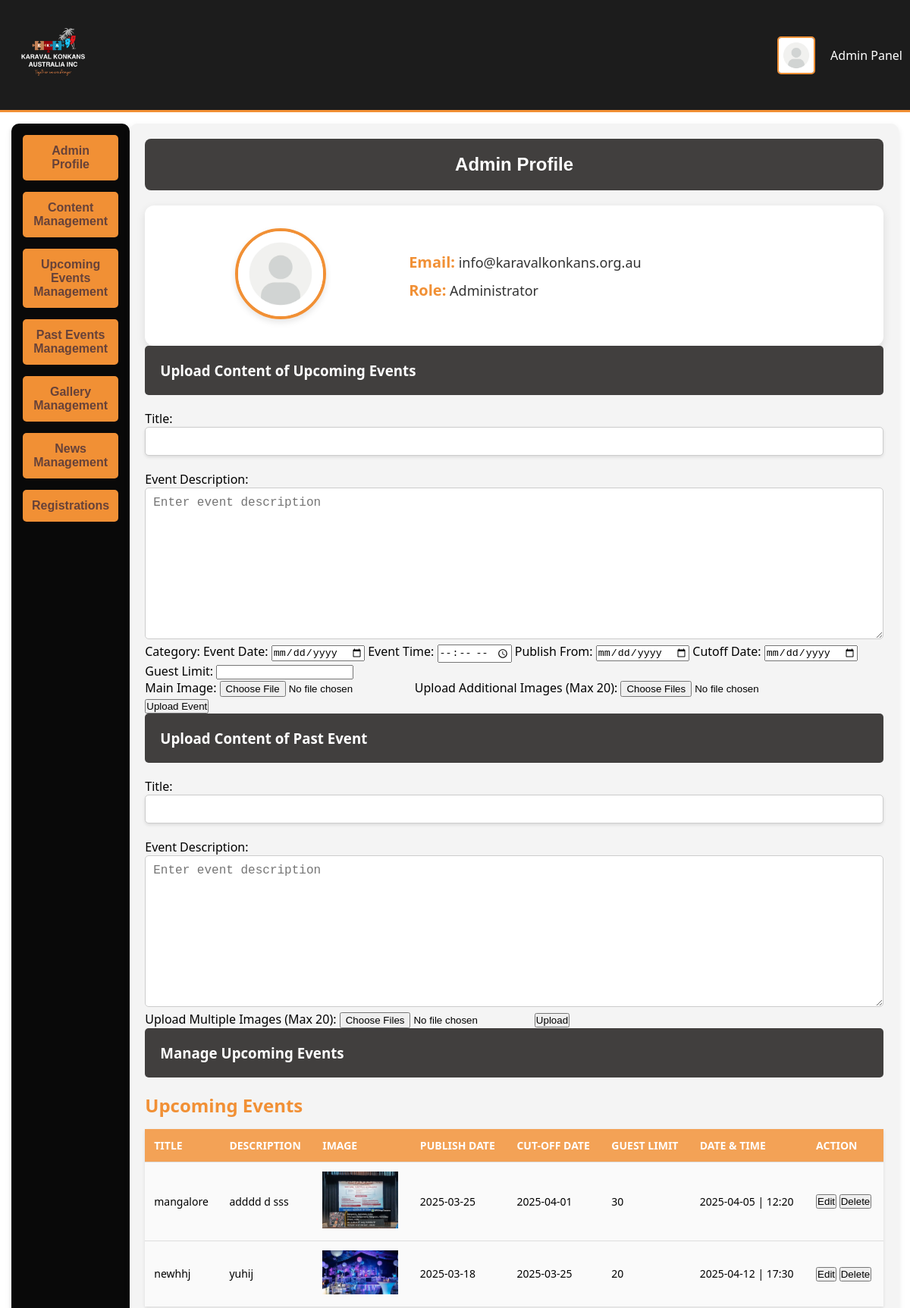
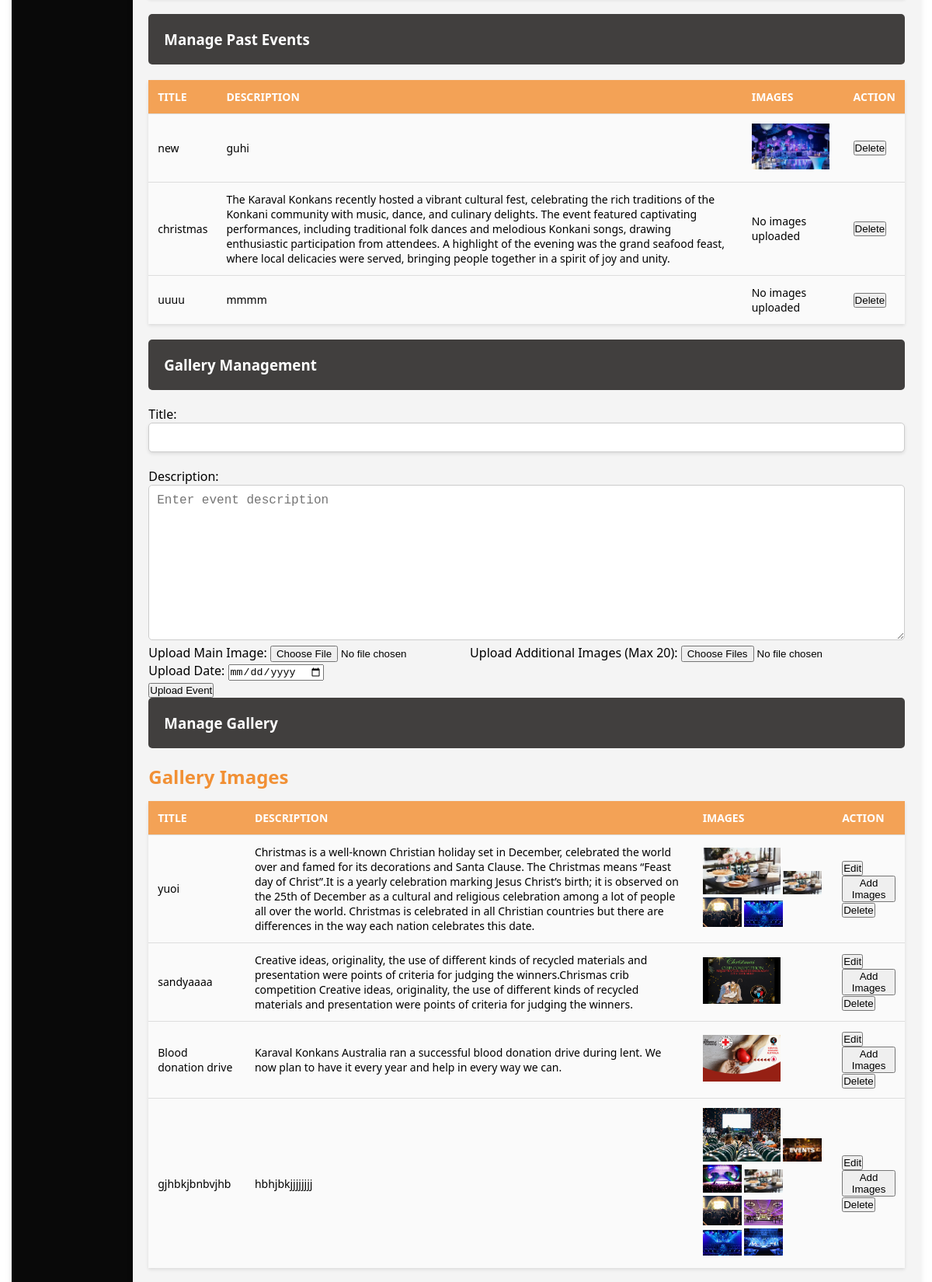
Screenshot of /admin (signed in, upper part) with the database file from the repository (2 pictures, top to bottom).
### tables this page shows
CREATE TABLE events (
        event_id INTEGER PRIMARY KEY AUTOINCREMENT,
        title TEXT NOT NULL,
        description TEXT,
        file_path TEXT NOT NULL,
        category TEXT CHECK(category IN ('upcoming', 'past')) NOT NULL,
        uploaded_at TIMESTAMP DEFAULT CURRENT_TIMESTAMP
    , date TEXT, time TEXT, publish_date_from TEXT, cutoff_date TEXT, guest_limit INTEGER, extra_images TEXT);

CREATE TABLE gallery (
    id INTEGER PRIMARY KEY AUTOINCREMENT,
    title TEXT NOT NULL,
    description TEXT NOT NULL,
    file_path TEXT NOT NULL
    , uploaded_at TIMESTAMP);

### app.py (the view, shortened to what this page needs)
@app.route('/admin', methods=["GET", "POST"])
def admin_panel():
    if 'admin_id' not in session:
        flash("Please log in as an admin to access this page.", "danger")
        return redirect(url_for('admin_login'))
    conn = sqlite3.connect(DB_PATH)
    conn.row_factory = sqlite3.Row  # Enable column name access
    cursor = conn.cursor()
    cursor.execute("""
    SELECT u.user_id, u.name, u.email, u.phone,
           COALESCE(f.nearest_city, 'N/A') AS nearest_city,
           COALESCE(f.details, 'N/A') AS details,
           COALESCE(f.num_children, 0) AS num_children
    FROM users u
    LEFT JOIN family_details f ON u.user_id = f.user_id;
""")
    registrations = [dict(row) for row in cursor.fetchall()]
    upcoming_events = get_upcoming_events(show_all=True)
    cursor.execute("""
    SELECT event_id, title, description, file_path, date, time
    FROM events
    WHERE category='upcoming'
    ORDER BY uploaded_at DESC;
""")
    cursor.execute("SELECT * FROM events WHERE category = 'past' ORDER BY uploaded_at DESC")
    past_events = cursor.fetchall()
    cursor.execute('''
        SELECT er.registration_id, er.event_id, e.title, er.name, er.email, er.phone, er.num_people
        FROM event_registrations er
        JOIN events e ON er.event_id = e.event_id
        ORDER BY er.registration_id DESC;
    ''')
    event_registrations = [dict(row) for row in cursor.fetchall()]
    cursor.execute("SELECT COUNT(*) FROM users")
    total_users = cursor.fetchone()[0]
    cursor.execute("SELECT COALESCE(SUM(num_people), 0) FROM event_registrations")
    total_event_registrations = cursor.fetchone()[0]
    cursor.execute("""
    SELECT e.title, COALESCE(SUM(er.num_people), 0) AS count
    FROM event_registrations er
    JOIN events e ON er.event_id = e.event_id
    GROUP BY e.title;
""")
    event_chart_data = [dict(row) for row in cursor.fetchall()]
    cursor.execute('''
        SELECT COALESCE(f.nearest_city, 'None') AS city, COALESCE(SUM(er.num_people), 0) AS count
        FROM event_registrations er
        JOIN users u ON er.email = u.email
        LEFT JOIN family_details f ON u.user_id = f.user_id
        GROUP BY f.nearest_city;
    ''')
    event_city_chart_data = [dict(row) for row in cursor.fetchall()]
    cursor.execute("""
    SELECT g.id, g.title, g.description, g.file_path,
           GROUP_CONCAT(e.file_path) AS extra_images
    FROM gallery g
    LEFT JOIN extra_images e ON g.id = e.event_id
    GROUP BY g.id
    ORDER BY g.uploaded_at DESC;
""")
    gallery_images = [dict(row) for row in cursor.fetchall()]
    cursor.execute("""
        SELECT n.id, n.title, n.description,
               COALESCE(GROUP_CONCAT(i.image_filename), '') AS images
        FROM news n
        LEFT JOIN news_images i ON n.id = i.news_id
        GROUP BY n.id ORDER BY n.id DESC;
    """)
    raw_news = cursor.fetchall()
    news_articles = []
    for news in raw_news:
        news_articles.append({
            "id": news["id"],
            "title": news["title"],
            "description": news["description"],
            "images": news["images"].split(",") if news["images"] else []
        })
    conn.close()
    return render_template("admin.html",
                           registrations=registrations,
                           upcoming_events=upcoming_events,
                           past_events=past_events,
                           event_registrations=event_registrations,
                           total_users=total_users,
                           total_event_registrations=total_event_registrations,
                           event_chart_data=event_chart_data,
                           event_city_chart_data=event_city_chart_data,
                           gallery_images=gallery_images,
                           news_articles=news_articles,
                           current_date=datetime.today().date())

### templates/admin.html (shortened to what this page needs)
<!DOCTYPE html>
<html lang="en">
<head>
    <link rel="stylesheet" href="{{ url_for('static', filename='css/index.css') }}">
</head>
<body>
    <header class="admin-header">
        <div class="logo">
            <img src="{{ url_for('static', filename='images/1.png') }}" alt="Admin Logo">
        </div>
        <div class="admin-panel">
            <img src="{{ url_for('static', filename='images/profile.webp') }}" alt="Admin Avatar" class="profile-img">
            <span>Admin Panel</span>
        </div>
    </header>
    <div class="container">
        <div class="sidebar">
            <button class="tab-button" onclick="scrollToSection('adminProfile')">Admin Profile</button>
<button class="tab-button" onclick="scrollToSection('Content Management')">Content Management</button>
<button class="tab-button" onclick="scrollToSection('upcomingEvents')">Upcoming Events Management</button>
<button class="tab-button" onclick="scrollToSection('pastEvents')">Past Events Management</button>
<button class="tab-button" onclick="scrollToSection('galleryManagement')">Gallery Management</button>
<button class="tab-button" onclick="scrollToSection('newsManagement')">News Management</button>
<button class="tab-button" onclick="scrollToSection('registrations')">Registrations</button>
        </div>
        <div class="main-content">
            <div class="section" id="adminProfile">
                <h3 class="profile-header">Admin Profile</h3>
                <div class="profile-card">
                    <div class="profile-avatar">
                        <img src="{{ url_for('static', filename='images/profile.webp') }}" alt="Admin Avatar" class="avatar-img">
                    </div>
                    <div class="profile-info">
                        <p><strong>Email:</strong> info@karavalkonkans.org.au</p>
                        <p><strong>Role:</strong> Administrator</p>
                    </div>
                </div>
            </div>
            <div class="section" id="Content Management">
                <h3 style="background-color: rgb(65, 63, 62); padding: 20px; color: white;">Upload Content of Upcoming Events</h3>
                <div class="content-upload">
                    <form action="{{ url_for('upload_event') }}" method="POST" enctype="multipart/form-data">
                        <label for="title">Title:</label>
                        <input type="text" id="title" name="title" required>
                        <label for="editdescription">Event Description:</label>
<textarea id="editdescription" name="description" rows="8" cols="80" placeholder="Enter event description" required></textarea>
                        <label for="category">Category:</label>
                        <label for="date">Event Date:</label>
                        <input type="date" id="date" name="date" required>
                        <label for="time">Event Time:</label>
                        <input type="time" id="time" name="time" required>
            <label for="publish_date_from">Publish From:</label>
            <input type="date" id="publish_date_from" name="publish_date_from" required>
                        <label for="cutoff_date">Cutoff Date:</label>
                        <input type="date" id="cutoff_date" name="cutoff_date" required>
                        <br>
                        <label for="guest_limit">Guest Limit:</label>
                        <input type="number" id="guest_limit" name="guest_limit" min="1" required>
                        <br>
                        <label for="main_image">Main Image:</label>
                        <input type="file" id="main_image" name="main_image" accept="image/*" required>
                        <label for="extra_images">Upload Additional Images (Max 20):</label>
                        <input type="file" id="extra_images" name="extra_images" accept="image/*" multiple>
                    <br>
                        <button type="submit">Upload Event</button>
                    </form>
<div class="content-upload">
    <h3 style="background-color: rgb(65, 63, 62); padding: 20px; color: white;">Upload Content of Past Event</h3>
    <form id="pastContentForm" action="{{ url_for('upload_past_content') }}" method="POST" enctype="multipart/form-data">
        <label>Title:</label>
        <input type="text" name="title" required>
        <label for="editdescription">Event Description:</label>
<textarea id="editdescription" name="description" rows="8" cols="80" placeholder="Enter event description" required></textarea>
        <label>Upload Multiple Images (Max 20):</label>
        <input type="file" name="extra_images" accept="image/*" multiple required>
        <button type="submit">Upload</button>
    </form>
</div>
                    </div>
<div class="section" id="upcomingEvents">
    <h3 style="background-color: rgb(65, 63, 62); padding: 20px; color: white;">Manage Upcoming Events</h3>
    <h2>Upcoming Events</h2>
    <table class="table table-striped table-bordered">
        <thead class="thead-dark">
            <tr>
                <th>Title</th>
                <th>Description</th>
                <th>Image</th>
                <th>Publish Date</th>
                <th>Cut-off Date</th>
                <th>Guest Limit</th>
                <th>Date & Time</th>
                <th>Action</th>
            </tr>
        </thead>
        <tbody>
            {% for event in upcoming_events %}
<tr>
    <td>{{ event.title }}</td>
    <td>{{ event.description }}</td>
    <td><img src="{{ url_for('static', filename=event.file_path) }}" width="100"></td>
    <td>{{ event.publish_date_from or "Not Provided" }}</td>
    <td>{{ event.cutoff_date if event.cutoff_date else "Not Provided" }}</td>
    <td>{{ event.guest_limit }}</td>
    <td>{{ event.date }} | {{ event.time }}</td>
    <td>
        <button class="btn btn-primary btn-sm edit-event-btn"
    data-event-id="{{ event.event_id }}"
    data-title="{{ event.title|e }}"
    data-description="{{ event.description|e }}"
    data-publish-date="{{ event.publish_date_from if event.publish_date_from else '' }}"
    data-cutoff-date="{{ event.cutoff_date if event.cutoff_date else '' }}"
    data-guest-limit="{{ event.guest_limit if event.guest_limit else '' }}"
    data-event-date="{{ event.date if event.date else '' }}"
    data-event-time="{{ event.time if event.time else '' }}">
    Edit
</button>
        <button class="btn btn-danger btn-sm" onclick="deleteEvent('{{ event.event_id }}')">
            Delete
        </button>
    </td>
</tr>
{% endfor %}
        </tbody>
    </table>
</div>
<div class="section" id="pastEvents">
    <h3 style="background-color: rgb(65, 63, 62); padding: 20px; color: white;">Manage Past Events</h3>
    <table class="table table-striped table-bordered">
        <thead class="thead-dark">
            <tr>
                <th>Title</th>
                <th>Description</th>
                <th>Images</th>
                <th>Action</th>
            </tr>
        </thead>
        <tbody>
            {% for event in past_events %}
            <tr>
                <td>{{ event.title }}</td>
                <td>{{ event.description }}</td>
                <td>
                    {% if event.extra_images %}
                        {% for img in event.extra_images.split(',') %}
                            <img src="{{ url_for('static', filename=img.strip()) }}" width="100">
                        {% endfor %}
                    {% else %}
                        No images uploaded
                    {% endif %}
                </td>
                <td>
                    <button class="btn btn-danger btn-sm" onclick="deleteEvent('{{ event.id }}')">
                        Delete
                    </button>
                </td>
            </tr>
            {% endfor %}
        </tbody>
    </table>
</div>
<div class="section" id="galleryManagement">
    <h3 style="background-color: rgb(65, 63, 62); padding: 20px; color: white;">Gallery Management</h3>
    <div class="gallery-upload">
<form action="{{ url_for('upload_gimages') }}" method="POST" enctype="multipart/form-data">
    <label for="title">Title:</label>
    <input type="text" id="title" name="title" required>
    <label for="editdescription">Description:</label>
<textarea id="editdescription" name="description" rows="8" cols="80" placeholder="Enter event description" required></textarea>
    <label for="main_image">Upload Main Image:</label>
    <input type="file" id="main_image" name="main_image" accept="image/*" required>
    <label for="extra_images">Upload Additional Images (Max 20):</label>
    <input type="file" id="extra_images" name="extra_images" accept="image/*" multiple>
    <br>
    <label for="uploaded_at">Upload Date:</label>
<input type="date" name="uploaded_at" required>
    <br>
    <button type="submit">Upload Event</button>
</form>
    </div>
    <h3 style="background-color: rgb(65, 63, 62); padding: 20px; color: white;">Manage Gallery</h3>
    <h2>Gallery Images</h2>
    <table class="table table-striped table-bordered">
        <thead class="thead-dark">
            <tr>
                <th>Title</th>
                <th>Description</th>
                <th>Images</th>
                <th>Action</th>
            </tr>
        </thead>
        <tbody>
            {% for image in gallery_images %}
            <tr>
                <td>{{ image.title }}</td>
                <td>{{ image.description }}</td>
                <td>
                    <img src="{{ url_for('static', filename=image.file_path) }}" width="100">
                    {% if image.extra_images %}
                        {% for img in image.extra_images.split(',') %}
                            <img src="{{ url_for('static', filename=img.strip()) }}" width="50">
                        {% endfor %}
                    {% endif %}
                </td>
                <td>
                    <button class="btn btn-primary btn-sm edit-btn" data-id="{{ image.id }}">Edit</button>
                    <button class="btn btn-success btn-sm add-images-btn" data-id="{{ image.id }}">Add Images</button>
                    <button class="btn btn-danger btn-sm delete-btn" data-id="{{ image.id }}">Delete</button>
                </td>
            </tr>
            {% endfor %}
        </tbody>
    </table>
                </body>
                </html>

### rows the page displays
events: title "mangalore", description "adddd d sss", file_path (picture), publish_date_from "2025-03-25", cutoff_date "2025-04-01", guest_limit "30", date "2025-04-05", time "12:20"
events: title "newhhj", description "yuhij", file_path (picture), publish_date_from "2025-03-18", cutoff_date "2025-03-25", guest_limit "20", date "2025-04-12", time "17:30"
events: title "new", description "guhi", extra_images (picture)
events: title "christmas", description "The Karaval Konkans recently hosted a vibrant cultural fest, celebrating the rich traditions of the Konkani community with music, dance, and culinary delights. The event featured captivating performances, including traditional folk dances and melodious Konkani songs, drawing enthusiastic participation from attendees. A highlight of the evening was the grand seafood feast, where local delicacies were served, bringing people together in a spirit of joy and unity.", shows "No images uploaded"
events: title "uuuu", description "mmmm", shows "No images uploaded"
gallery: title "yuoi", description "Christmas is a well-known Christian holiday set in December, celebrated the world over and famed for its decorations and Santa Clause. The Christmas means “Feast day of Christ”.It is a yearly celebration marking Jesus Christ’s birth; it is observed on the 25th of December as a cultural and religious celebration among a lot of people all over the world. Christmas is celebrated in all Christian countries but there are differences in the way each nation celebrates this date.", file_path (picture)
gallery: title "sandyaaaa", description "Creative ideas, originality, the use of different kinds of recycled materials and presentation were points of criteria for judging the winners.Chrismas crib competition Creative ideas, originality, the use of different kinds of recycled materials and presentation were points of criteria for judging the winners.", file_path (picture)
gallery: title "Blood donation drive", description "Karaval Konkans Australia ran a successful blood donation drive during lent. We now plan to have it every year and help in every way we can.", file_path (picture)
gallery: title "gjhbkjbnbvjhb", description "hbhjbkjjjjjjjj", file_path (picture)
